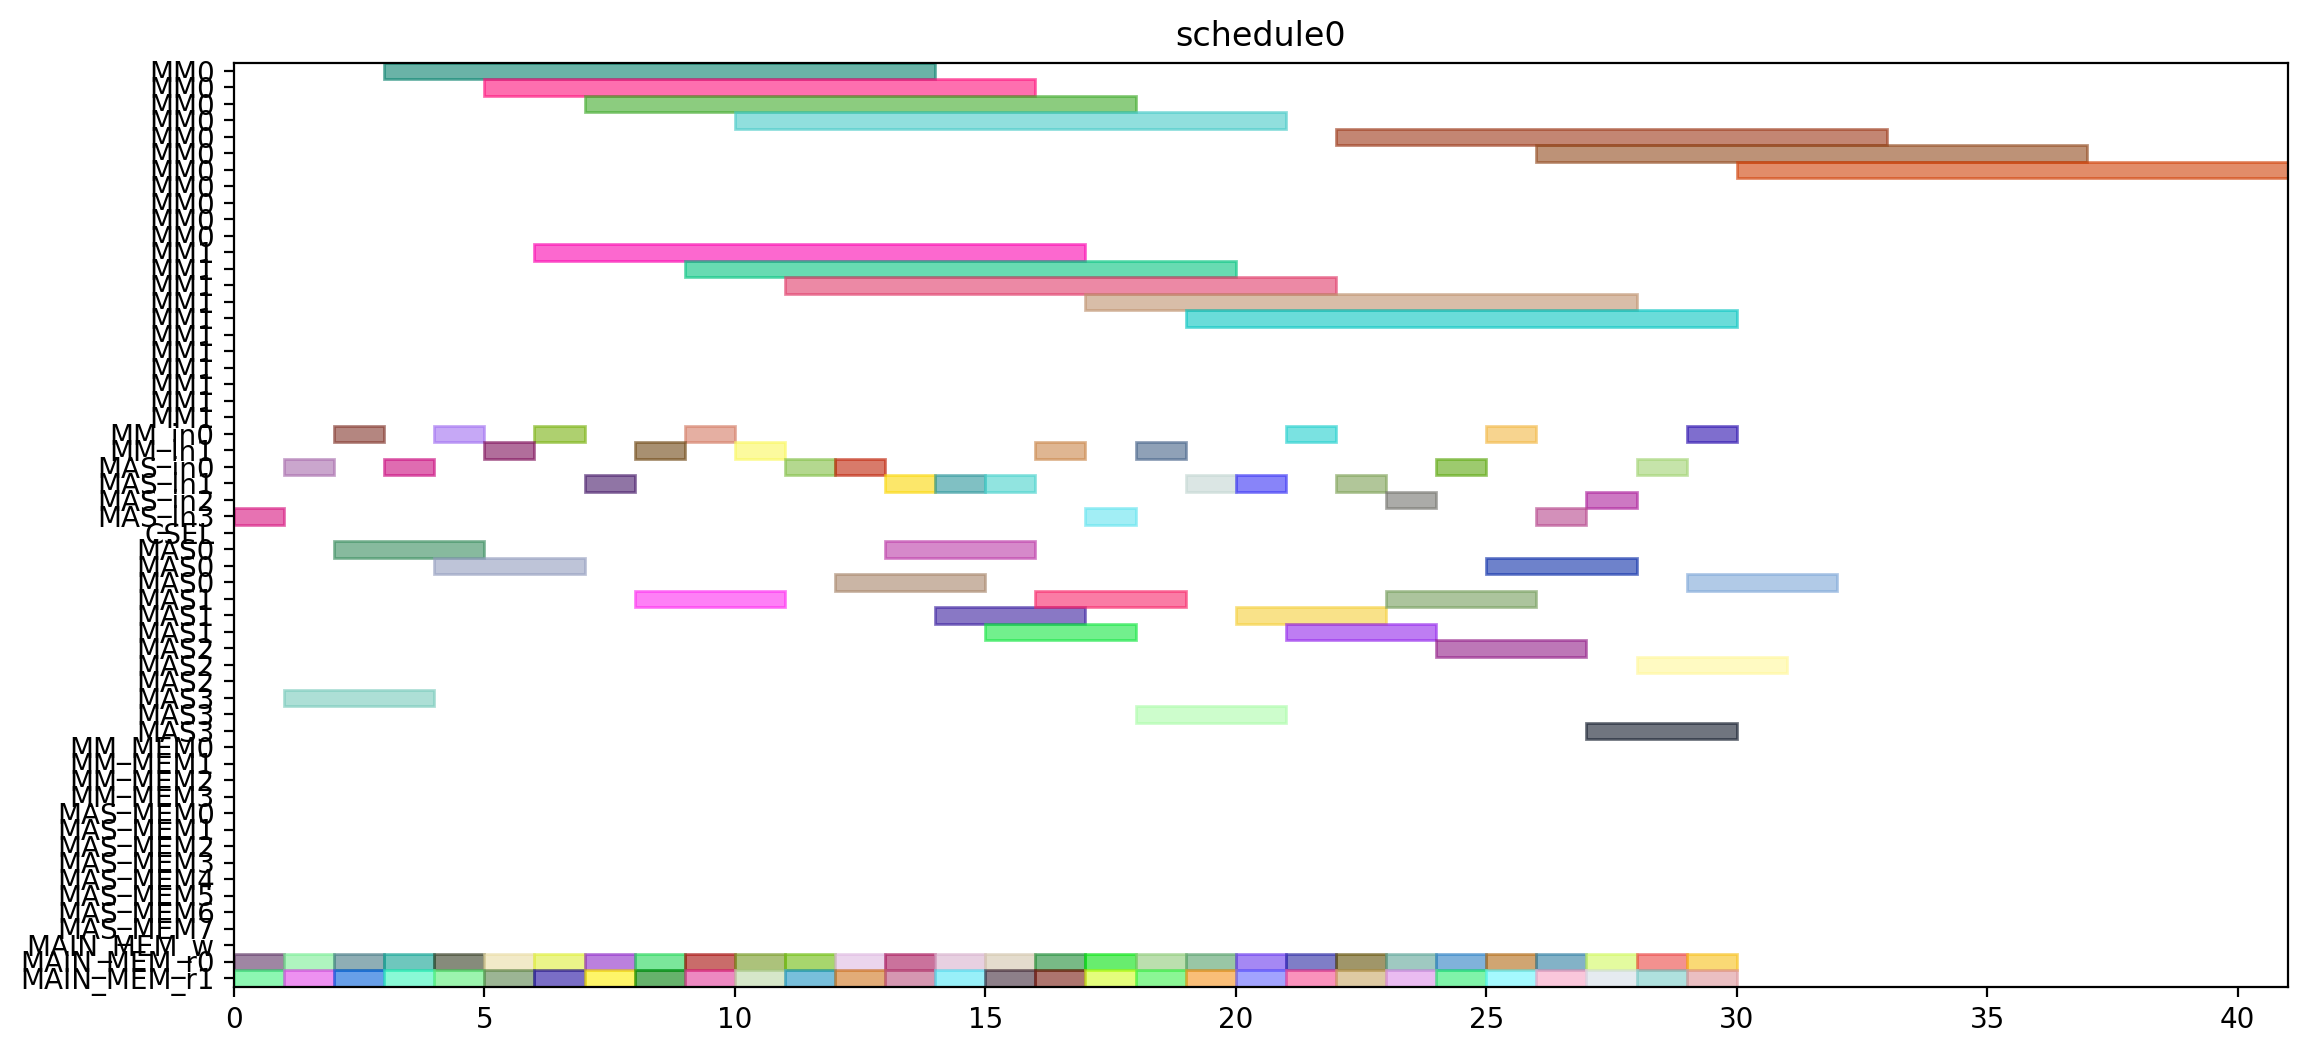

Recreate this plot in Python.
from pyschedule import Scenario, solvers, plotters, alt


def solve():
	horizon = 120
	S = Scenario("schedule0", horizon=horizon)

	# resource
	MM = S.Resources('MM', num=2, size=11)
	MM_in = S.Resources('MM_in', num=2)
	MAS_in = S.Resources('MAS_in', num=4)
	CSEL = S.Resource('CSEL')
	MAS = S.Resources('MAS', num=4, size=3, periods=range(1, horizon))
	MM_MEM = S.Resources('MM_MEM', num=4)
	MAS_MEM = S.Resources('MAS_MEM', num=8)
	MAIN_MEM_w = S.Resource('MAIN_MEM_w', size=1)
	MAIN_MEM_r = S.Resources('MAIN_MEM_r', num=2)

	# result of previous scheduling

	# new tasks
	T1_t0 = S.Task('T1_t0', length=3, delay_cost=1)
	T1_t0 += alt(MAS)
	T1_t0_in = S.Task('T1_t0_in', length=1, delay_cost=1)
	T1_t0_in += alt(MAS_in)
	S += T1_t0_in*MAS_in[0]<=T1_t0*MAS[0]

	S += T1_t0_in*MAS_in[1]<=T1_t0*MAS[1]

	S += T1_t0_in*MAS_in[2]<=T1_t0*MAS[2]

	S += T1_t0_in*MAS_in[3]<=T1_t0*MAS[3]

	T1_t0_mem0 = S.Task('T1_t0_mem0', length=1, delay_cost=1)
	T1_t0_mem0 += MAIN_MEM_r[0]
	S += T1_t0_mem0 <= T1_t0

	T1_t0_mem1 = S.Task('T1_t0_mem1', length=1, delay_cost=1)
	T1_t0_mem1 += MAIN_MEM_r[1]
	S += T1_t0_mem1 <= T1_t0

	T1_t1 = S.Task('T1_t1', length=3, delay_cost=1)
	T1_t1 += alt(MAS)
	T1_t1_in = S.Task('T1_t1_in', length=1, delay_cost=1)
	T1_t1_in += alt(MAS_in)
	S += T1_t1_in*MAS_in[0]<=T1_t1*MAS[0]

	S += T1_t1_in*MAS_in[1]<=T1_t1*MAS[1]

	S += T1_t1_in*MAS_in[2]<=T1_t1*MAS[2]

	S += T1_t1_in*MAS_in[3]<=T1_t1*MAS[3]

	T1_t1_mem0 = S.Task('T1_t1_mem0', length=1, delay_cost=1)
	T1_t1_mem0 += MAIN_MEM_r[0]
	S += T1_t1_mem0 <= T1_t1

	T1_t1_mem1 = S.Task('T1_t1_mem1', length=1, delay_cost=1)
	T1_t1_mem1 += MAIN_MEM_r[1]
	S += T1_t1_mem1 <= T1_t1

	T1_t3 = S.Task('T1_t3', length=11, delay_cost=1)
	T1_t3 += alt(MM)
	T1_t3_in = S.Task('T1_t3_in', length=1, delay_cost=1)
	T1_t3_in += alt(MM_in)
	S += T1_t3_in*MM_in[0]<=T1_t3*MM[0]
	S += T1_t3_in*MM_in[1]<=T1_t3*MM[1]
	T1_t3_mem0 = S.Task('T1_t3_mem0', length=1, delay_cost=1)
	T1_t3_mem0 += MAIN_MEM_r[0]
	S += T1_t3_mem0 <= T1_t3

	T1_t3_mem1 = S.Task('T1_t3_mem1', length=1, delay_cost=1)
	T1_t3_mem1 += MAIN_MEM_r[1]
	S += T1_t3_mem1 <= T1_t3

	T2_t0 = S.Task('T2_t0', length=11, delay_cost=1)
	T2_t0 += alt(MM)
	T2_t0_in = S.Task('T2_t0_in', length=1, delay_cost=1)
	T2_t0_in += alt(MM_in)
	S += T2_t0_in*MM_in[0]<=T2_t0*MM[0]
	S += T2_t0_in*MM_in[1]<=T2_t0*MM[1]
	T2_t0_mem0 = S.Task('T2_t0_mem0', length=1, delay_cost=1)
	T2_t0_mem0 += MAIN_MEM_r[0]
	S += T2_t0_mem0 <= T2_t0

	T2_t0_mem1 = S.Task('T2_t0_mem1', length=1, delay_cost=1)
	T2_t0_mem1 += MAIN_MEM_r[1]
	S += T2_t0_mem1 <= T2_t0

	T2_t1 = S.Task('T2_t1', length=11, delay_cost=1)
	T2_t1 += alt(MM)
	T2_t1_in = S.Task('T2_t1_in', length=1, delay_cost=1)
	T2_t1_in += alt(MM_in)
	S += T2_t1_in*MM_in[0]<=T2_t1*MM[0]
	S += T2_t1_in*MM_in[1]<=T2_t1*MM[1]
	T2_t1_mem0 = S.Task('T2_t1_mem0', length=1, delay_cost=1)
	T2_t1_mem0 += MAIN_MEM_r[0]
	S += T2_t1_mem0 <= T2_t1

	T2_t1_mem1 = S.Task('T2_t1_mem1', length=1, delay_cost=1)
	T2_t1_mem1 += MAIN_MEM_r[1]
	S += T2_t1_mem1 <= T2_t1

	T2_t2 = S.Task('T2_t2', length=3, delay_cost=1)
	T2_t2 += alt(MAS)
	T2_t2_in = S.Task('T2_t2_in', length=1, delay_cost=1)
	T2_t2_in += alt(MAS_in)
	S += T2_t2_in*MAS_in[0]<=T2_t2*MAS[0]

	S += T2_t2_in*MAS_in[1]<=T2_t2*MAS[1]

	S += T2_t2_in*MAS_in[2]<=T2_t2*MAS[2]

	S += T2_t2_in*MAS_in[3]<=T2_t2*MAS[3]

	T2_t2_mem0 = S.Task('T2_t2_mem0', length=1, delay_cost=1)
	T2_t2_mem0 += MAIN_MEM_r[0]
	S += T2_t2_mem0 <= T2_t2

	T2_t2_mem1 = S.Task('T2_t2_mem1', length=1, delay_cost=1)
	T2_t2_mem1 += MAIN_MEM_r[1]
	S += T2_t2_mem1 <= T2_t2

	T2_t3 = S.Task('T2_t3', length=3, delay_cost=1)
	T2_t3 += alt(MAS)
	T2_t3_in = S.Task('T2_t3_in', length=1, delay_cost=1)
	T2_t3_in += alt(MAS_in)
	S += T2_t3_in*MAS_in[0]<=T2_t3*MAS[0]

	S += T2_t3_in*MAS_in[1]<=T2_t3*MAS[1]

	S += T2_t3_in*MAS_in[2]<=T2_t3*MAS[2]

	S += T2_t3_in*MAS_in[3]<=T2_t3*MAS[3]

	T2_t3_mem0 = S.Task('T2_t3_mem0', length=1, delay_cost=1)
	T2_t3_mem0 += MAIN_MEM_r[0]
	S += T2_t3_mem0 <= T2_t3

	T2_t3_mem1 = S.Task('T2_t3_mem1', length=1, delay_cost=1)
	T2_t3_mem1 += MAIN_MEM_r[1]
	S += T2_t3_mem1 <= T2_t3

	T3_t0 = S.Task('T3_t0', length=11, delay_cost=1)
	T3_t0 += alt(MM)
	T3_t0_in = S.Task('T3_t0_in', length=1, delay_cost=1)
	T3_t0_in += alt(MM_in)
	S += T3_t0_in*MM_in[0]<=T3_t0*MM[0]
	S += T3_t0_in*MM_in[1]<=T3_t0*MM[1]
	T3_t0_mem0 = S.Task('T3_t0_mem0', length=1, delay_cost=1)
	T3_t0_mem0 += MAIN_MEM_r[0]
	S += T3_t0_mem0 <= T3_t0

	T3_t0_mem1 = S.Task('T3_t0_mem1', length=1, delay_cost=1)
	T3_t0_mem1 += MAIN_MEM_r[1]
	S += T3_t0_mem1 <= T3_t0

	T3_t1 = S.Task('T3_t1', length=11, delay_cost=1)
	T3_t1 += alt(MM)
	T3_t1_in = S.Task('T3_t1_in', length=1, delay_cost=1)
	T3_t1_in += alt(MM_in)
	S += T3_t1_in*MM_in[0]<=T3_t1*MM[0]
	S += T3_t1_in*MM_in[1]<=T3_t1*MM[1]
	T3_t1_mem0 = S.Task('T3_t1_mem0', length=1, delay_cost=1)
	T3_t1_mem0 += MAIN_MEM_r[0]
	S += T3_t1_mem0 <= T3_t1

	T3_t1_mem1 = S.Task('T3_t1_mem1', length=1, delay_cost=1)
	T3_t1_mem1 += MAIN_MEM_r[1]
	S += T3_t1_mem1 <= T3_t1

	T3_t2 = S.Task('T3_t2', length=3, delay_cost=1)
	T3_t2 += alt(MAS)
	T3_t2_in = S.Task('T3_t2_in', length=1, delay_cost=1)
	T3_t2_in += alt(MAS_in)
	S += T3_t2_in*MAS_in[0]<=T3_t2*MAS[0]

	S += T3_t2_in*MAS_in[1]<=T3_t2*MAS[1]

	S += T3_t2_in*MAS_in[2]<=T3_t2*MAS[2]

	S += T3_t2_in*MAS_in[3]<=T3_t2*MAS[3]

	T3_t2_mem0 = S.Task('T3_t2_mem0', length=1, delay_cost=1)
	T3_t2_mem0 += MAIN_MEM_r[0]
	S += T3_t2_mem0 <= T3_t2

	T3_t2_mem1 = S.Task('T3_t2_mem1', length=1, delay_cost=1)
	T3_t2_mem1 += MAIN_MEM_r[1]
	S += T3_t2_mem1 <= T3_t2

	T3_t3 = S.Task('T3_t3', length=3, delay_cost=1)
	T3_t3 += alt(MAS)
	T3_t3_in = S.Task('T3_t3_in', length=1, delay_cost=1)
	T3_t3_in += alt(MAS_in)
	S += T3_t3_in*MAS_in[0]<=T3_t3*MAS[0]

	S += T3_t3_in*MAS_in[1]<=T3_t3*MAS[1]

	S += T3_t3_in*MAS_in[2]<=T3_t3*MAS[2]

	S += T3_t3_in*MAS_in[3]<=T3_t3*MAS[3]

	T3_t3_mem0 = S.Task('T3_t3_mem0', length=1, delay_cost=1)
	T3_t3_mem0 += MAIN_MEM_r[0]
	S += T3_t3_mem0 <= T3_t3

	T3_t3_mem1 = S.Task('T3_t3_mem1', length=1, delay_cost=1)
	T3_t3_mem1 += MAIN_MEM_r[1]
	S += T3_t3_mem1 <= T3_t3

	T4_t0 = S.Task('T4_t0', length=11, delay_cost=1)
	T4_t0 += alt(MM)
	T4_t0_in = S.Task('T4_t0_in', length=1, delay_cost=1)
	T4_t0_in += alt(MM_in)
	S += T4_t0_in*MM_in[0]<=T4_t0*MM[0]
	S += T4_t0_in*MM_in[1]<=T4_t0*MM[1]
	T4_t0_mem0 = S.Task('T4_t0_mem0', length=1, delay_cost=1)
	T4_t0_mem0 += MAIN_MEM_r[0]
	S += T4_t0_mem0 <= T4_t0

	T4_t0_mem1 = S.Task('T4_t0_mem1', length=1, delay_cost=1)
	T4_t0_mem1 += MAIN_MEM_r[1]
	S += T4_t0_mem1 <= T4_t0

	T4_t1 = S.Task('T4_t1', length=11, delay_cost=1)
	T4_t1 += alt(MM)
	T4_t1_in = S.Task('T4_t1_in', length=1, delay_cost=1)
	T4_t1_in += alt(MM_in)
	S += T4_t1_in*MM_in[0]<=T4_t1*MM[0]
	S += T4_t1_in*MM_in[1]<=T4_t1*MM[1]
	T4_t1_mem0 = S.Task('T4_t1_mem0', length=1, delay_cost=1)
	T4_t1_mem0 += MAIN_MEM_r[0]
	S += T4_t1_mem0 <= T4_t1

	T4_t1_mem1 = S.Task('T4_t1_mem1', length=1, delay_cost=1)
	T4_t1_mem1 += MAIN_MEM_r[1]
	S += T4_t1_mem1 <= T4_t1

	T4_t2 = S.Task('T4_t2', length=3, delay_cost=1)
	T4_t2 += alt(MAS)
	T4_t2_in = S.Task('T4_t2_in', length=1, delay_cost=1)
	T4_t2_in += alt(MAS_in)
	S += T4_t2_in*MAS_in[0]<=T4_t2*MAS[0]

	S += T4_t2_in*MAS_in[1]<=T4_t2*MAS[1]

	S += T4_t2_in*MAS_in[2]<=T4_t2*MAS[2]

	S += T4_t2_in*MAS_in[3]<=T4_t2*MAS[3]

	T4_t2_mem0 = S.Task('T4_t2_mem0', length=1, delay_cost=1)
	T4_t2_mem0 += MAIN_MEM_r[0]
	S += T4_t2_mem0 <= T4_t2

	T4_t2_mem1 = S.Task('T4_t2_mem1', length=1, delay_cost=1)
	T4_t2_mem1 += MAIN_MEM_r[1]
	S += T4_t2_mem1 <= T4_t2

	T4_t3 = S.Task('T4_t3', length=3, delay_cost=1)
	T4_t3 += alt(MAS)
	T4_t3_in = S.Task('T4_t3_in', length=1, delay_cost=1)
	T4_t3_in += alt(MAS_in)
	S += T4_t3_in*MAS_in[0]<=T4_t3*MAS[0]

	S += T4_t3_in*MAS_in[1]<=T4_t3*MAS[1]

	S += T4_t3_in*MAS_in[2]<=T4_t3*MAS[2]

	S += T4_t3_in*MAS_in[3]<=T4_t3*MAS[3]

	T4_t3_mem0 = S.Task('T4_t3_mem0', length=1, delay_cost=1)
	T4_t3_mem0 += MAIN_MEM_r[0]
	S += T4_t3_mem0 <= T4_t3

	T4_t3_mem1 = S.Task('T4_t3_mem1', length=1, delay_cost=1)
	T4_t3_mem1 += MAIN_MEM_r[1]
	S += T4_t3_mem1 <= T4_t3

	T5_t0 = S.Task('T5_t0', length=3, delay_cost=1)
	T5_t0 += alt(MAS)
	T5_t0_in = S.Task('T5_t0_in', length=1, delay_cost=1)
	T5_t0_in += alt(MAS_in)
	S += T5_t0_in*MAS_in[0]<=T5_t0*MAS[0]

	S += T5_t0_in*MAS_in[1]<=T5_t0*MAS[1]

	S += T5_t0_in*MAS_in[2]<=T5_t0*MAS[2]

	S += T5_t0_in*MAS_in[3]<=T5_t0*MAS[3]

	T5_t0_mem0 = S.Task('T5_t0_mem0', length=1, delay_cost=1)
	T5_t0_mem0 += MAIN_MEM_r[0]
	S += T5_t0_mem0 <= T5_t0

	T5_t0_mem1 = S.Task('T5_t0_mem1', length=1, delay_cost=1)
	T5_t0_mem1 += MAIN_MEM_r[1]
	S += T5_t0_mem1 <= T5_t0

	T5_t1 = S.Task('T5_t1', length=3, delay_cost=1)
	T5_t1 += alt(MAS)
	T5_t1_in = S.Task('T5_t1_in', length=1, delay_cost=1)
	T5_t1_in += alt(MAS_in)
	S += T5_t1_in*MAS_in[0]<=T5_t1*MAS[0]

	S += T5_t1_in*MAS_in[1]<=T5_t1*MAS[1]

	S += T5_t1_in*MAS_in[2]<=T5_t1*MAS[2]

	S += T5_t1_in*MAS_in[3]<=T5_t1*MAS[3]

	T5_t1_mem0 = S.Task('T5_t1_mem0', length=1, delay_cost=1)
	T5_t1_mem0 += MAIN_MEM_r[0]
	S += T5_t1_mem0 <= T5_t1

	T5_t1_mem1 = S.Task('T5_t1_mem1', length=1, delay_cost=1)
	T5_t1_mem1 += MAIN_MEM_r[1]
	S += T5_t1_mem1 <= T5_t1

	T5_t3 = S.Task('T5_t3', length=11, delay_cost=1)
	T5_t3 += alt(MM)
	T5_t3_in = S.Task('T5_t3_in', length=1, delay_cost=1)
	T5_t3_in += alt(MM_in)
	S += T5_t3_in*MM_in[0]<=T5_t3*MM[0]
	S += T5_t3_in*MM_in[1]<=T5_t3*MM[1]
	T5_t3_mem0 = S.Task('T5_t3_mem0', length=1, delay_cost=1)
	T5_t3_mem0 += MAIN_MEM_r[0]
	S += T5_t3_mem0 <= T5_t3

	T5_t3_mem1 = S.Task('T5_t3_mem1', length=1, delay_cost=1)
	T5_t3_mem1 += MAIN_MEM_r[1]
	S += T5_t3_mem1 <= T5_t3

	T6_t0 = S.Task('T6_t0', length=11, delay_cost=1)
	T6_t0 += alt(MM)
	T6_t0_in = S.Task('T6_t0_in', length=1, delay_cost=1)
	T6_t0_in += alt(MM_in)
	S += T6_t0_in*MM_in[0]<=T6_t0*MM[0]
	S += T6_t0_in*MM_in[1]<=T6_t0*MM[1]
	T6_t0_mem0 = S.Task('T6_t0_mem0', length=1, delay_cost=1)
	T6_t0_mem0 += MAIN_MEM_r[0]
	S += T6_t0_mem0 <= T6_t0

	T6_t0_mem1 = S.Task('T6_t0_mem1', length=1, delay_cost=1)
	T6_t0_mem1 += MAIN_MEM_r[1]
	S += T6_t0_mem1 <= T6_t0

	T6_t1 = S.Task('T6_t1', length=11, delay_cost=1)
	T6_t1 += alt(MM)
	T6_t1_in = S.Task('T6_t1_in', length=1, delay_cost=1)
	T6_t1_in += alt(MM_in)
	S += T6_t1_in*MM_in[0]<=T6_t1*MM[0]
	S += T6_t1_in*MM_in[1]<=T6_t1*MM[1]
	T6_t1_mem0 = S.Task('T6_t1_mem0', length=1, delay_cost=1)
	T6_t1_mem0 += MAIN_MEM_r[0]
	S += T6_t1_mem0 <= T6_t1

	T6_t1_mem1 = S.Task('T6_t1_mem1', length=1, delay_cost=1)
	T6_t1_mem1 += MAIN_MEM_r[1]
	S += T6_t1_mem1 <= T6_t1

	T6_t2 = S.Task('T6_t2', length=3, delay_cost=1)
	T6_t2 += alt(MAS)
	T6_t2_in = S.Task('T6_t2_in', length=1, delay_cost=1)
	T6_t2_in += alt(MAS_in)
	S += T6_t2_in*MAS_in[0]<=T6_t2*MAS[0]

	S += T6_t2_in*MAS_in[1]<=T6_t2*MAS[1]

	S += T6_t2_in*MAS_in[2]<=T6_t2*MAS[2]

	S += T6_t2_in*MAS_in[3]<=T6_t2*MAS[3]

	T6_t2_mem0 = S.Task('T6_t2_mem0', length=1, delay_cost=1)
	T6_t2_mem0 += MAIN_MEM_r[0]
	S += T6_t2_mem0 <= T6_t2

	T6_t2_mem1 = S.Task('T6_t2_mem1', length=1, delay_cost=1)
	T6_t2_mem1 += MAIN_MEM_r[1]
	S += T6_t2_mem1 <= T6_t2

	T6_t3 = S.Task('T6_t3', length=3, delay_cost=1)
	T6_t3 += alt(MAS)
	T6_t3_in = S.Task('T6_t3_in', length=1, delay_cost=1)
	T6_t3_in += alt(MAS_in)
	S += T6_t3_in*MAS_in[0]<=T6_t3*MAS[0]

	S += T6_t3_in*MAS_in[1]<=T6_t3*MAS[1]

	S += T6_t3_in*MAS_in[2]<=T6_t3*MAS[2]

	S += T6_t3_in*MAS_in[3]<=T6_t3*MAS[3]

	T6_t3_mem0 = S.Task('T6_t3_mem0', length=1, delay_cost=1)
	T6_t3_mem0 += MAIN_MEM_r[0]
	S += T6_t3_mem0 <= T6_t3

	T6_t3_mem1 = S.Task('T6_t3_mem1', length=1, delay_cost=1)
	T6_t3_mem1 += MAIN_MEM_r[1]
	S += T6_t3_mem1 <= T6_t3

	T7_t0 = S.Task('T7_t0', length=11, delay_cost=1)
	T7_t0 += alt(MM)
	T7_t0_in = S.Task('T7_t0_in', length=1, delay_cost=1)
	T7_t0_in += alt(MM_in)
	S += T7_t0_in*MM_in[0]<=T7_t0*MM[0]
	S += T7_t0_in*MM_in[1]<=T7_t0*MM[1]
	T7_t0_mem0 = S.Task('T7_t0_mem0', length=1, delay_cost=1)
	T7_t0_mem0 += MAIN_MEM_r[0]
	S += T7_t0_mem0 <= T7_t0

	T7_t0_mem1 = S.Task('T7_t0_mem1', length=1, delay_cost=1)
	T7_t0_mem1 += MAIN_MEM_r[1]
	S += T7_t0_mem1 <= T7_t0

	T7_t1 = S.Task('T7_t1', length=11, delay_cost=1)
	T7_t1 += alt(MM)
	T7_t1_in = S.Task('T7_t1_in', length=1, delay_cost=1)
	T7_t1_in += alt(MM_in)
	S += T7_t1_in*MM_in[0]<=T7_t1*MM[0]
	S += T7_t1_in*MM_in[1]<=T7_t1*MM[1]
	T7_t1_mem0 = S.Task('T7_t1_mem0', length=1, delay_cost=1)
	T7_t1_mem0 += MAIN_MEM_r[0]
	S += T7_t1_mem0 <= T7_t1

	T7_t1_mem1 = S.Task('T7_t1_mem1', length=1, delay_cost=1)
	T7_t1_mem1 += MAIN_MEM_r[1]
	S += T7_t1_mem1 <= T7_t1

	T7_t2 = S.Task('T7_t2', length=3, delay_cost=1)
	T7_t2 += alt(MAS)
	T7_t2_in = S.Task('T7_t2_in', length=1, delay_cost=1)
	T7_t2_in += alt(MAS_in)
	S += T7_t2_in*MAS_in[0]<=T7_t2*MAS[0]

	S += T7_t2_in*MAS_in[1]<=T7_t2*MAS[1]

	S += T7_t2_in*MAS_in[2]<=T7_t2*MAS[2]

	S += T7_t2_in*MAS_in[3]<=T7_t2*MAS[3]

	T7_t2_mem0 = S.Task('T7_t2_mem0', length=1, delay_cost=1)
	T7_t2_mem0 += MAIN_MEM_r[0]
	S += T7_t2_mem0 <= T7_t2

	T7_t2_mem1 = S.Task('T7_t2_mem1', length=1, delay_cost=1)
	T7_t2_mem1 += MAIN_MEM_r[1]
	S += T7_t2_mem1 <= T7_t2

	T7_t3 = S.Task('T7_t3', length=3, delay_cost=1)
	T7_t3 += alt(MAS)
	T7_t3_in = S.Task('T7_t3_in', length=1, delay_cost=1)
	T7_t3_in += alt(MAS_in)
	S += T7_t3_in*MAS_in[0]<=T7_t3*MAS[0]

	S += T7_t3_in*MAS_in[1]<=T7_t3*MAS[1]

	S += T7_t3_in*MAS_in[2]<=T7_t3*MAS[2]

	S += T7_t3_in*MAS_in[3]<=T7_t3*MAS[3]

	T7_t3_mem0 = S.Task('T7_t3_mem0', length=1, delay_cost=1)
	T7_t3_mem0 += MAIN_MEM_r[0]
	S += T7_t3_mem0 <= T7_t3

	T7_t3_mem1 = S.Task('T7_t3_mem1', length=1, delay_cost=1)
	T7_t3_mem1 += MAIN_MEM_r[1]
	S += T7_t3_mem1 <= T7_t3

	T8_t2 = S.Task('T8_t2', length=3, delay_cost=1)
	T8_t2 += alt(MAS)
	T8_t2_in = S.Task('T8_t2_in', length=1, delay_cost=1)
	T8_t2_in += alt(MAS_in)
	S += T8_t2_in*MAS_in[0]<=T8_t2*MAS[0]

	S += T8_t2_in*MAS_in[1]<=T8_t2*MAS[1]

	S += T8_t2_in*MAS_in[2]<=T8_t2*MAS[2]

	S += T8_t2_in*MAS_in[3]<=T8_t2*MAS[3]

	T8_t2_mem0 = S.Task('T8_t2_mem0', length=1, delay_cost=1)
	T8_t2_mem0 += MAIN_MEM_r[0]
	S += T8_t2_mem0 <= T8_t2

	T8_t2_mem1 = S.Task('T8_t2_mem1', length=1, delay_cost=1)
	T8_t2_mem1 += MAIN_MEM_r[1]
	S += T8_t2_mem1 <= T8_t2

	T9_t2 = S.Task('T9_t2', length=3, delay_cost=1)
	T9_t2 += alt(MAS)
	T9_t2_in = S.Task('T9_t2_in', length=1, delay_cost=1)
	T9_t2_in += alt(MAS_in)
	S += T9_t2_in*MAS_in[0]<=T9_t2*MAS[0]

	S += T9_t2_in*MAS_in[1]<=T9_t2*MAS[1]

	S += T9_t2_in*MAS_in[2]<=T9_t2*MAS[2]

	S += T9_t2_in*MAS_in[3]<=T9_t2*MAS[3]

	T9_t2_mem0 = S.Task('T9_t2_mem0', length=1, delay_cost=1)
	T9_t2_mem0 += MAIN_MEM_r[0]
	S += T9_t2_mem0 <= T9_t2

	T9_t2_mem1 = S.Task('T9_t2_mem1', length=1, delay_cost=1)
	T9_t2_mem1 += MAIN_MEM_r[1]
	S += T9_t2_mem1 <= T9_t2

	T10_t2 = S.Task('T10_t2', length=3, delay_cost=1)
	T10_t2 += alt(MAS)
	T10_t2_in = S.Task('T10_t2_in', length=1, delay_cost=1)
	T10_t2_in += alt(MAS_in)
	S += T10_t2_in*MAS_in[0]<=T10_t2*MAS[0]

	S += T10_t2_in*MAS_in[1]<=T10_t2*MAS[1]

	S += T10_t2_in*MAS_in[2]<=T10_t2*MAS[2]

	S += T10_t2_in*MAS_in[3]<=T10_t2*MAS[3]

	T10_t2_mem0 = S.Task('T10_t2_mem0', length=1, delay_cost=1)
	T10_t2_mem0 += MAIN_MEM_r[0]
	S += T10_t2_mem0 <= T10_t2

	T10_t2_mem1 = S.Task('T10_t2_mem1', length=1, delay_cost=1)
	T10_t2_mem1 += MAIN_MEM_r[1]
	S += T10_t2_mem1 <= T10_t2

	T11_t2 = S.Task('T11_t2', length=3, delay_cost=1)
	T11_t2 += alt(MAS)
	T11_t2_in = S.Task('T11_t2_in', length=1, delay_cost=1)
	T11_t2_in += alt(MAS_in)
	S += T11_t2_in*MAS_in[0]<=T11_t2*MAS[0]

	S += T11_t2_in*MAS_in[1]<=T11_t2*MAS[1]

	S += T11_t2_in*MAS_in[2]<=T11_t2*MAS[2]

	S += T11_t2_in*MAS_in[3]<=T11_t2*MAS[3]

	T11_t2_mem0 = S.Task('T11_t2_mem0', length=1, delay_cost=1)
	T11_t2_mem0 += MAIN_MEM_r[0]
	S += T11_t2_mem0 <= T11_t2

	T11_t2_mem1 = S.Task('T11_t2_mem1', length=1, delay_cost=1)
	T11_t2_mem1 += MAIN_MEM_r[1]
	S += T11_t2_mem1 <= T11_t2

	solvers.mip.solve(S,msg=1,kind='CPLEX',ratio_gap=1.01)

	solution = [['hoge']*len(S.solution()[1]) for i in range(len(S.solution()))]
	for i in range(len(S.solution())):
		for j in range(len(S.solution()[i])):
			solution[i][j]=str(S.solution()[i][j])
	print(solution)

	cycles = int(solution[-1][3])

	pic_file_name = "/mnt/rose/usr1/fukuda/ABE/multiRAM_multiMAS_16mux/scheduling_result/stage11MM2_stage3MAS4/EP2_LADDERMUL/schedule0.png"
	if(S.solution() != []):
		plotters.matplotlib.plot(S,img_filename=pic_file_name, show_task_labels=False, fig_size=(cycles*0.25+3, 6))

	return solution
